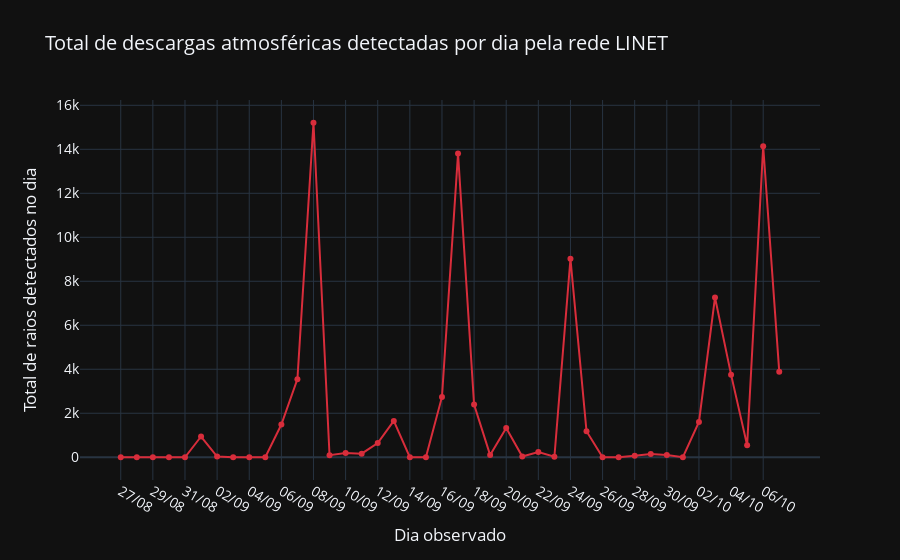

Notebook code cell kept with this figure:
### Code cell
values = y
labels = x

fig = go.Figure()

fig.add_trace(
    go.Scatter(y=values, x=labels, mode='lines+markers', \
    line=dict(color='#D82D3B'), name='Descargas atmosféricas')
)


fig.update_layout(
    font={'size':14},
    template='plotly_dark',
    xaxis_title='Dia observado',
    yaxis_title='Total de raios detectados no dia',
    title='Total de descargas atmosféricas detectadas por dia pela rede LINET'
)

iplot(fig)
offline.plot(fig, image_filename='distribuicao-de-indices-fam', 
             image_width=1000, image_height=500,
             image='png')

### Figure 1 — Plotly figure (JSON) as saved in the notebook; plotly's stock layout.template omitted (floating-point values rounded to 4 significant figures)
{"data": [{"line": {"color": "#D82D3B"}, "mode": "lines+markers", "name": "Descargas atmosféricas", "type": "scatter", "x": ["27/08", "28/08", "29/08", "30/08", "31/08", "01/09", "02/09", "03/09", "04/09", "05/09", "06/09", "07/09", "08/09", "09/09", "10/09", "11/09", "12/09", "13/09", "14/09", "15/09", "16/09", "17/09", "18/09", "19/09", "20/09", "21/09", "22/09", "23/09", "24/09", "25/09", "26/09", "27/09", "28/09", "29/09", "30/09", "01/10", "02/10", "03/10", "04/10", "05/10", "06/10", "07/10"], "y": [0, 0, 0, 0, 0, 943, 31, 0, 0, 0, 1489, 3551, 15207, 93, 194, 162, 645, 1652, 1, 2, 2742, 13804, 2398, 98, 1328, 32, 236, 20, 9020, 1182, 3, 0, 71, 147, 100, 1, 1607, 7265, 3756, 543, 14139, 3892]}], "layout": {"font": {"size": 14}, "title": {"text": "Total de descargas atmosféricas detectadas por dia pela rede LINET"}, "xaxis": {"title": {"text": "Dia observado"}}, "yaxis": {"title": {"text": "Total de raios detectados no dia"}}}}
